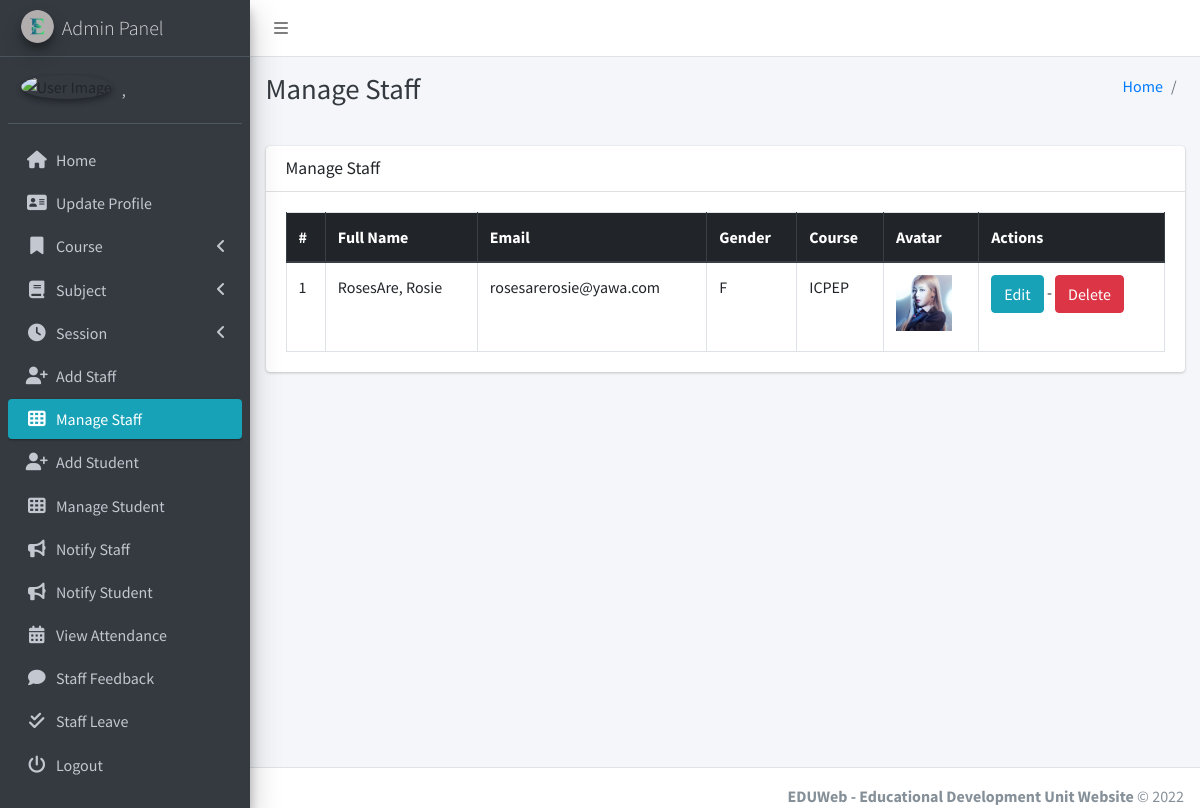
Page /staff/manage/ (signed in) on the committed database.
### main_app/models.py (models this page shows, shortened)
class CustomUser(AbstractUser):
    USER_TYPE = ((1, "HOD"), (2, "Staff"), (3, "Student"))
    GENDER = [("M", "Male"), ("F", "Female")]
    username = None  # Removed username, using email instead
    email = models.EmailField(unique=True)
    user_type = models.CharField(default=1, choices=USER_TYPE, max_length=1)
    gender = models.CharField(max_length=1, choices=GENDER)
    profile_pic = models.ImageField()
    address = models.TextField()
    fcm_token = models.TextField(default="")  # For firebase notifications
    created_at = models.DateTimeField(auto_now_add=True)
    updated_at = models.DateTimeField(auto_now=True)
    USERNAME_FIELD = "email"
    REQUIRED_FIELDS = []
    objects = CustomUserManager()
    def __str__(self):
        return self.last_name + ", " + self.first_name

class Staff(models.Model):
    course = models.ForeignKey(Course, on_delete=models.CASCADE, null=True, blank=False)
    admin = models.OneToOneField(CustomUser, on_delete=models.CASCADE)

class Course(models.Model):
    name = models.CharField(max_length=120)
    created_at = models.DateTimeField(auto_now_add=True)
    updated_at = models.DateTimeField(auto_now=True)

### main_app/hod_views.py (the view)
# urls.py: path("staff/manage/", hod_views.manage_staff, name='manage_staff'),
def manage_staff(request):
    allStaff = CustomUser.objects.filter(user_type=2)
    context = {
        'allStaff': allStaff,
        'page_title': 'Manage Staff'
    }
    return render(request, "hod_template/manage_staff.html", context)

### main_app/templates/hod_template/manage_staff.html
{% extends 'main_app/base.html' %}
{% load static %}
{% block page_title %}{{page_title}}{% endblock page_title %}
{% block content %}
<section class="content">
    <div class="container-fluid">
        <div class="row">
            <div class="col-md-12">
                <div class="card">
                    <div class="card-header">
                        <h3 class="card-title">{{page_title}}</h3>
                    </div>
                    <div class="card-body">
                        <table id="example2" class="table table-bordered table-hover">
                            <thead class="thead-dark">
                                <tr>
                                    <th>#</th>
                                    <th>Full Name</th>
                                    <th>Email</th>
                                    <th>Gender</th>
                                    <th>Course</th>
                                    <th>Avatar</th>
                                    <th>Actions</th>
                                </tr>
                            </thead>
                            <tbody>
                                {% for staff in allStaff %}
                                <tr>
                                    <td>{{ forloop.counter }}</td>
                                    <td>{{staff.last_name}}, {{staff.first_name}}</td>
                                    <td>{{staff.email}}</td>
                                    <td>{{staff.gender}}</td>
                                    <td>{{staff.staff.course.name}}</td>
                                    <td>
                                        {% if staff.profile_pic == ""  %}
                                        No Image
                                        {% else %}
                                        <img class="img img-fluid mb-2" height="56" width="56"
                                            src="{{staff.profile_pic}}" alt="">
                                        {% endif %}
                                    </td>
                                    <td>
                                        <a href="{% url 'edit_staff' staff.staff.id %}" class="btn btn-info">Edit</a> -
                                        <a href="{% url 'delete_staff' staff.staff.id %}" class="btn btn-danger" onclick="return confirm('Are you sure about this ?')">Delete</a>
                                    </td>
                                </tr>
                                {% endfor %}
                            </tbody>
                        </table>
                    </div>
                </div>
            </div>
        </div>
    </div>
</section>
{% endblock content %}

### main_app/templates/main_app/sidebar_template.html (shortened to what this page needs)
{% load static %}
<aside class="main-sidebar sidebar-dark-info elevation-4">
    {% if request.user.user_type == '1' %}
    <a href="{% url 'admin_home' %}" class="brand-link">
        <img src="{% static 'dist/img/Logo.png' %} " alt=" Logo"
            class="brand-image img-circle elevation-3" >
        <span class="brand-text font-weight-light">Admin Panel</span>
    </a>
    <div class="sidebar">
        <div class="user-panel mt-3 pb-3 mb-3 d-flex">
            <div class="image">
                <img src="{{ request.user.profile_pic}}" class="img-circle elevation-2" alt="User Image">
            </div>
            <div class="info">
                <a href="#" class="d-block">{{user}}</a>
            </div>
        </div>
        <nav class="mt-2">
            <ul class="nav nav-pills nav-sidebar flex-column" data-widget="treeview" role="menu" data-accordion="false">
                <li class="nav-item">
                    {% url 'admin_home' as admin_home %}
                    <a href="{{admin_home}}" class="nav-link {% if admin_home == request.path %} active {% endif %}">
                        <i class="nav-icon fas fa-home"></i>
                        <p>
                            Home
                        </p>
                    </a>
                </li>
                <li class="nav-item">
                    {% url 'admin_view_profile' as admin_view_profile %}
                    <a href="{{admin_view_profile}}"
                        class="nav-link {% if admin_view_profile == request.path %} active {% endif %}">
                        <i class="nav-icon fas fa-address-card"></i>
                        <p>
                            Update Profile
                        </p>
                    </a>
                </li>
                <li class="nav-item has-treeview">
                    <a href="#" class="nav-link">
                        <i class="nav-icon fas fa-bookmark"></i>
                        <p>
                            Course
                            <i class="fas fa-angle-left right"></i>
                        </p>
                    </a>
                </li>
                <li class="nav-item has-treeview">
                    <a href="#" class="nav-link">
                        <i class="nav-icon fas fa-book"></i>
                        <p>
                            Subject
                            <i class="fas fa-angle-left right"></i>
                        </p>
                    </a>
                </li>
                <li class="nav-item has-treeview">
                    <a href="#" class="nav-link">
                        <i class="nav-icon fas fa-clock"></i>
                        <p>
                            Session
                            <i class="fas fa-angle-left right"></i>
                        </p>
                    </a>
                </li>
                <li class="nav-item">
                    {% url 'add_staff' as add_staff %}
                    <a href="{{add_staff}}" class="nav-link {% if add_staff == request.path %} active {% endif %}">
                        <i class="nav-icon fas fa-user-plus"></i>
                        <p>
                            Add Staff
                        </p>
                    </a>
                </li>
                <li class="nav-item">
                    {% url 'manage_staff' as manage_staff %}
                    {% url 'edit_staff' staff_id as edit_staff %}
                    <a href="{{manage_staff}}"
                        class="nav-link {% if manage_staff == request.path or request.path == edit_staff %} active {% endif %}">
                        <i class="nav-icon fas fa-th"></i>
                        <p>
                            Manage Staff
                        </p>
                    </a>
                </li>
                <li class="nav-item">
                    {% url 'add_student' as add_student%}
                    <a href="{{add_student}}" class="nav-link  {% if add_student == request.path %} active {% endif %}">
                        <i class="nav-icon fas fa-user-plus"></i>
                        <p>
                            Add Student
                        </p>
                    </a>
                </li>
                <li class="nav-item">
                    {% url 'manage_student' as manage_student %}
                    {% url 'edit_student' student_id as edit_student %}
                    <a href="{{manage_student}}"
                        class="nav-link  {% if edit_student == request.path or manage_student == request.path %} active {% endif %}">
                        <i class="nav-icon fas fa-th"></i>
                        <p>
                            Manage Student
                        </p>
                    </a>
                </li>
                <li class="nav-item">
                    {% url 'admin_notify_staff' as admin_notify_staff %}
                    <a href="{{admin_notify_staff}}"
                        class="nav-link {% if admin_notify_staff == request.path %} active {% endif %}">
                        <i class="nav-icon fas fa-bullhorn"></i>
                        <p>
                            Notify Staff
                        </p>
                    </a>
                </li>
                <li class="nav-item">
                    {% url 'admin_notify_student' as admin_notify_student %}
                    <a href="{{admin_notify_student}}"
                        class="nav-link {% if admin_notify_student == request.path %} active {% endif %}">
                        <i class="nav-icon fas fa-bullhorn"></i>
                        <p>
                            Notify Student
                        </p>
                    </a>
                </li>
                <li class="nav-item">
                    {% url 'admin_view_attendance' as admin_view_attendance %}
                <li class="nav-item">
                    <a href="{{admin_view_attendance}}"
                        class="nav-link  {% if admin_view_attendance == request.path %} active {% endif %}">
                        <i class="nav-icon fas fa-calendar-alt"></i>
                        <p>
                            View Attendance
                        </p>
                    </a>
                </li>
                <li class="nav-item">
                    {% url 'staff_feedback_message' as staff_feedback_message %}
                    <a href="{{staff_feedback_message}}"
                        class="nav-link   {% if staff_feedback_message == request.path %} active {% endif %}">
                        <i class="nav-icon fas fa-comment"></i>
                        <p>
                            Staff Feedback
                        </p>
                    </a>
                </li>
                <li class="nav-item">
                    {% url 'view_staff_leave' as view_staff_leave %}
                    <a href="{{view_staff_leave}}"
                        class="nav-link  {% if view_staff_leave == request.path %} active {% endif %}">
                        <i class="nav-icon fas fa-check-double"></i>
                        <p>
                            Staff Leave
                        </p>
                    </a>
                </li>
                                        {% endif %}
                                        <li class="nav-item">
                                            <a href="{% url 'user_logout' %}"
                                                onclick="return confirm('Your session would be terminated.\n\nProceed?')"
                                                class="nav-link">
                                                <i class="nav-icon fas fa-power-off"></i>
                                                <p>
                                                    Logout
                                                </p>
                                            </a>
                                        </li>
                                    </ul>
                                </nav>
                            </div>
</aside>

### rows in the picture
CustomUser: last_name+first_name ","
CustomUser: last_name "RosesAre", first_name "Rosie", email "rosesarerosie@yawa.com", gender "F", staff.course.name "ICPEP", profile_pic (picture)

### other values in the picture
{{ page_title }} "Manage Staff"
